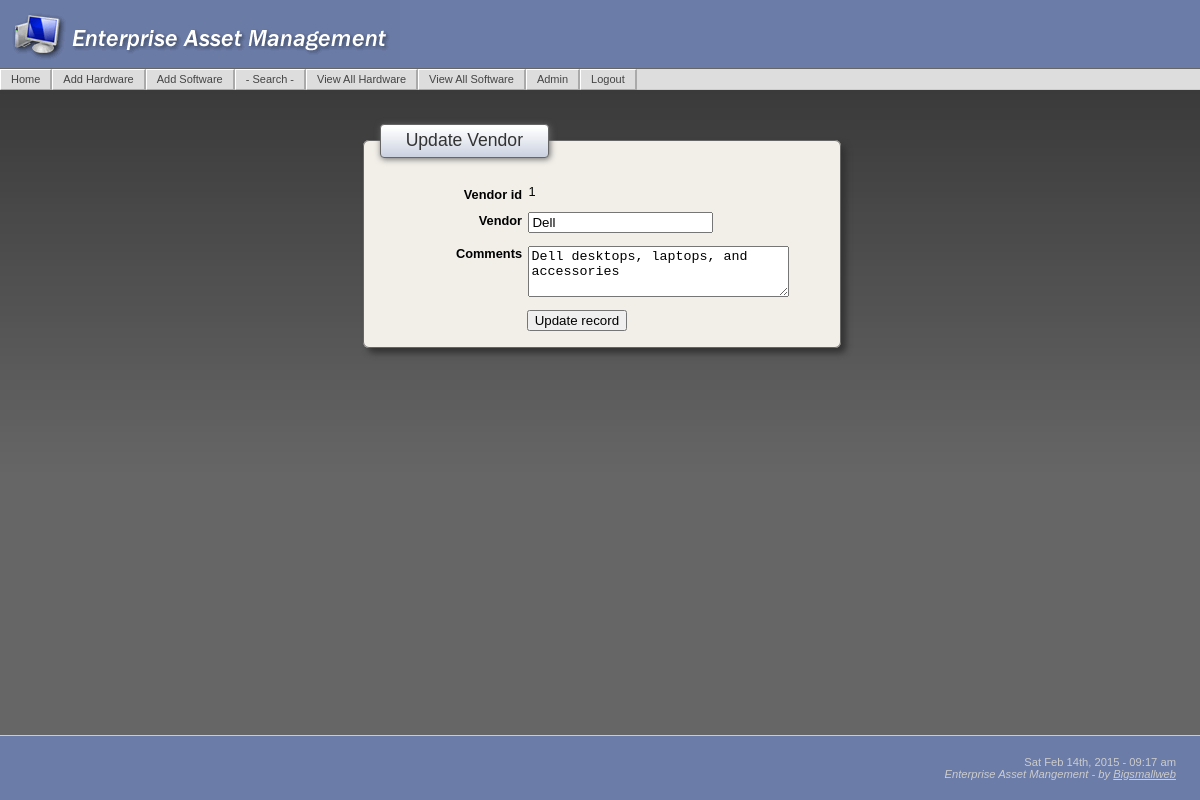
The page /VendorUpdate.php?vendor_id=1 (signed in) on the database its author committed.
### tables this page shows
CREATE TABLE IF NOT EXISTS `vendors` (
  `vendor_id` int(10) unsigned NOT NULL auto_increment,
  `vendor` varchar(100) NOT NULL default '',
  `comments` text,
  PRIMARY KEY  (`vendor_id`)
);

### VendorUpdate.php (the view, shortened to what this page needs)
<?php require_once('Connections/eam.php'); ?>
<?php
$editFormAction = $_SERVER['PHP_SELF'];
if (isset($_SERVER['QUERY_STRING'])) {
  $editFormAction .= "?" . htmlentities($_SERVER['QUERY_STRING']);
}
$colname_rsUpdateVendor = "-1";
if (isset($_GET['vendor_id'])) {
  $colname_rsUpdateVendor = (get_magic_quotes_gpc()) ? $_GET['vendor_id'] : addslashes($_GET['vendor_id']);
}
$query_rsUpdateVendor = sprintf("SELECT * FROM vendors WHERE vendor_id = %s", $colname_rsUpdateVendor);
$rsUpdateVendor = mysql_query($query_rsUpdateVendor, $eam) or die(mysql_error());
$row_rsUpdateVendor = mysql_fetch_assoc($rsUpdateVendor);
?>
<?php include('includes/header.php'); ?>
    <form method="post" name="form1" action="<?php echo $editFormAction; ?>">
      <fieldset>
      <legend>Update Vendor</legend>
      <p>
        <label for="Vendor ID">Vendor id</label>
        <?php echo $row_rsUpdateVendor['vendor_id']; ?> </p>
      <p>
        <label for="Vendor">Vendor</label>
        <input value="<?php echo $row_rsUpdateVendor['vendor']; ?>" name="vendor" type="text" id="vendor" />
      </p>
      <p>
        <label for="Comments">Comments</label>
        <textarea name="comments" cols="30" rows="3"><?php echo $row_rsUpdateVendor['comments']; ?></textarea>
      </p>
      <p class="submit">
        <input type="submit" value="Update record">
      </p>
      </fieldset>
    </form>
    <?php include('includes/footer.php'); ?>

### includes/eam_main.css (style rules this page uses)
html, body { font-family: Verdana, Arial, Helvetica, sans-serif; background:url(../images/bkgd.jpg); background-repeat:repeat-x; background-position:top; background-color: #666; margin:0; text-align: center; color: #000000; font-size:100%; height:100% }
p, td { font-size:80%; }
form { margin:0; padding:0; }
fieldset { margin:0 auto; margin-top:10px; margin-bottom:10px; padding: 1em; font:100%/1 arial; border: 1px solid #666; border-radius: 6px; -moz-border-radius: 6px; box-shadow: 5px 5px 6px #333; width:444px; clear: both; background-color: #F2EFE9; }
legend { padding: 0.4em 1.4em; border:1px solid #666; border-radius: 4px; -moz-border-radius: 4px; box-shadow: 1px 1px 6px #666; color:#333; font-size:110%; text-align:left; background: #FFF; background-image:url(../images/titleBk.gif); font-family: "Trebuchet MS", Verdana, Arial, Helvetica, sans-serif; }
label { float:left; width:32%; margin-right:0.5em; padding-top:0.2em; text-align:right; font-weight:bold; display: block; font-size:100%; }
.submit { padding:0; margin:0; }
.submit input { margin-left: 11.0em; }

### rows shown on the page
vendors: vendor_id "1", vendor "Dell", comments "Dell desktops, laptops, and accessories"
